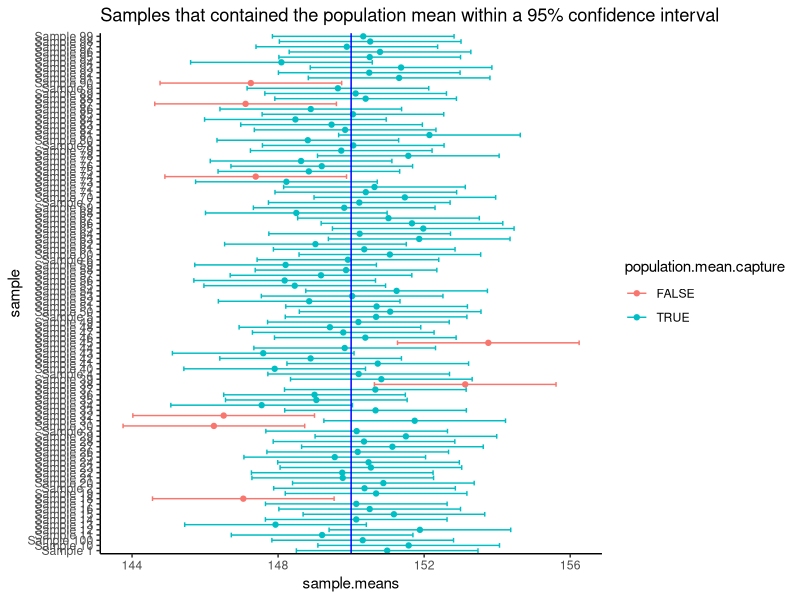
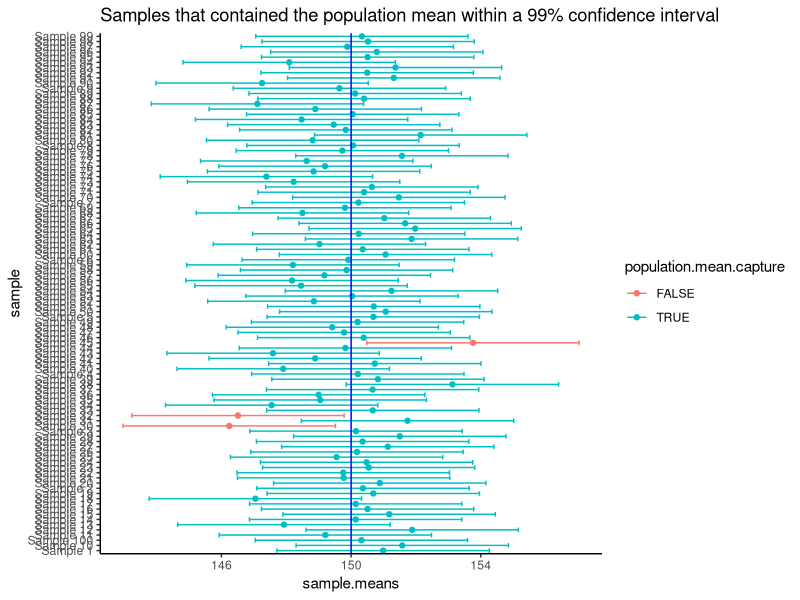
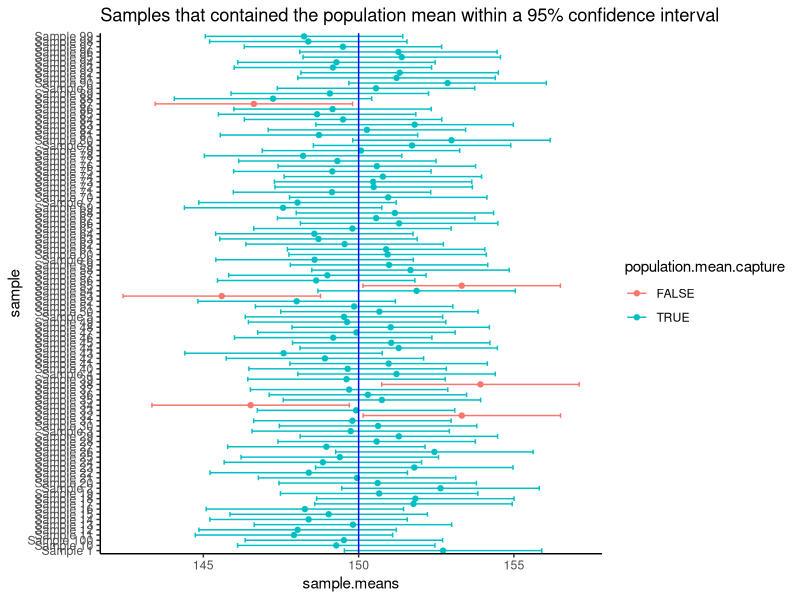

R code for these plots, in order:
## ---- chunk 1
knitr::opts_chunk$set(echo = TRUE)
knitr::opts_chunk$set(message = FALSE)
knitr::opts_chunk$set(comment = NULL)

## ---- chunk 2
library(tidyverse)
library(ggplot2)
library(ggpubr)
library(kableExtra)

## ---- chunk 3
# Set a seed
set.seed(123)

# Create a population
population.scores <- rnorm(n = 341574,
                           mean = 150,
                           sd = 8.5)

## ---- chunk 4
# Taking samples
samples.list <- list()

for(ii in 1:100) {
  
 samples.list[[ii]] <- sample(x = population.scores,
                              size = 45,
                              replace = TRUE)
   
}

# Obtain the means of each sample
sample.means <- samples.list %>%
  sapply(., function(x) mean(x))

## ---- chunk 5
# Calculating the standard error
se = sd(population.scores)/sqrt(45)

## ---- chunk 6
# Setting our z score
z.score <- 1.96
## ---- chunk 7
# Calculate the confidence intervals
confidence.interval.values <- data.frame(sample.means = sample.means) %>%
  mutate(lower.bound = sample.means - (z.score * se),
         upper.bound = sample.means + (z.score * se))

# View what the datafame looks like
head(confidence.interval.values)
## ---- chunk 8
# Add the population mean into the 95% CF data frame
confidence.interval.values <- confidence.interval.values %>%
  mutate(sample = paste("Sample",1:nrow(confidence.interval.values)),
         population.mean = 150,
         population.mean.capture =  between(x = population.mean,
                                            left = lower.bound,
                                            right = upper.bound))

# Plot the graph
confidence.interval.values %>%
  ggplot(aes(x = sample, y = sample.means, color = population.mean.capture)) +
  geom_point() +
  geom_errorbar(aes(ymin = lower.bound, ymax = upper.bound)) +
  coord_flip() +
  geom_hline(yintercept = 150,
             color = "blue") +
  labs(title = "Samples that contained the population mean within a 95% confidence interval") +
  theme_classic()
## ---- chunk 9
paste("From our",nrow(confidence.interval.values),"sample means,",sum(confidence.interval.values$population.mean.capture),"captured the true population mean within their 95% confidence interval.")

## ---- chunk 10
# Setting our z score
z.score <- 2.58
## ---- chunk 11
# Calculate the confidence intervals
confidence.interval.values <- data.frame(sample.means = sample.means) %>%
  mutate(lower.bound = sample.means - (z.score * se),
         upper.bound = sample.means + (z.score * se))

# View what the datafame looks like
head(confidence.interval.values)
## ---- chunk 12
# Add the population mean into the 95% CF data frame
confidence.interval.values <- confidence.interval.values %>%
  mutate(sample = paste("Sample",1:nrow(confidence.interval.values)),
         population.mean = 150,
         population.mean.capture =  between(x = population.mean,
                                            left = lower.bound,
                                            right = upper.bound))

# Plot the graph
confidence.interval.values %>%
  ggplot(aes(x = sample, y = sample.means, color = population.mean.capture)) +
  geom_point() +
  geom_errorbar(aes(ymin = lower.bound, ymax = upper.bound)) +
  coord_flip() +
  geom_hline(yintercept = 150,
             color = "blue") +
  labs(title = "Samples that contained the population mean within a 99% confidence interval") +
  theme_classic()
## ---- chunk 13
paste("From our",nrow(confidence.interval.values),"sample means,",sum(confidence.interval.values$population.mean.capture),"captured the true population mean within their 99% confidence interval.")

## ---- chunk 14
# Taking samples
samples.list <- list()

for(ii in 1:100) {
  
 samples.list[[ii]] <- sample(x = population.scores,
                              size = 30,
                              replace = TRUE)
   
}

# Obtain the means of each sample
sample.means <- samples.list %>%
  sapply(., function(x) mean(x))

## ---- chunk 15
# Calculating the standard error
se = sd(population.scores)/sqrt(30)

## ---- chunk 16
# Setting our z score
t.score <- 2.045
## ---- chunk 17
# Calculate the confidence intervals
confidence.interval.values <- data.frame(sample.means = sample.means) %>%
  mutate(lower.bound = sample.means - (t.score * se),
         upper.bound = sample.means + (t.score * se))

# View what the datafame looks like
head(confidence.interval.values)
## ---- chunk 18
# Add the population mean into the 95% CF data frame
confidence.interval.values <- confidence.interval.values %>%
  mutate(sample = paste("Sample",1:nrow(confidence.interval.values)),
         population.mean = 150,
         population.mean.capture =  between(x = population.mean,
                                            left = lower.bound,
                                            right = upper.bound))

# Plot the graph
confidence.interval.values %>%
  ggplot(aes(x = sample, y = sample.means, color = population.mean.capture)) +
  geom_point() +
  geom_errorbar(aes(ymin = lower.bound, ymax = upper.bound)) +
  coord_flip() +
  geom_hline(yintercept = 150,
             color = "blue") +
  labs(title = "Samples that contained the population mean within a 95% confidence interval") +
  theme_classic()
## ---- chunk 19
paste("From our",nrow(confidence.interval.values),"sample means,",sum(confidence.interval.values$population.mean.capture),"captured the true population mean within their 95% confidence interval.")
